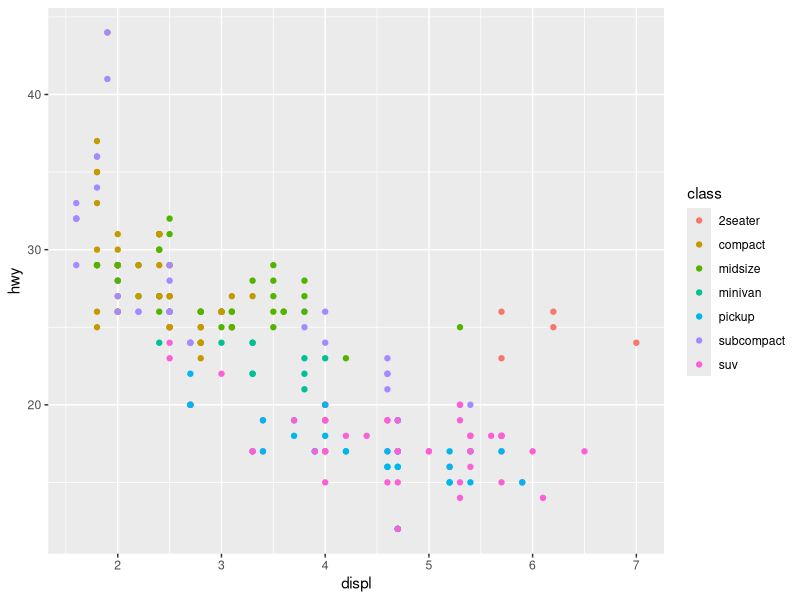
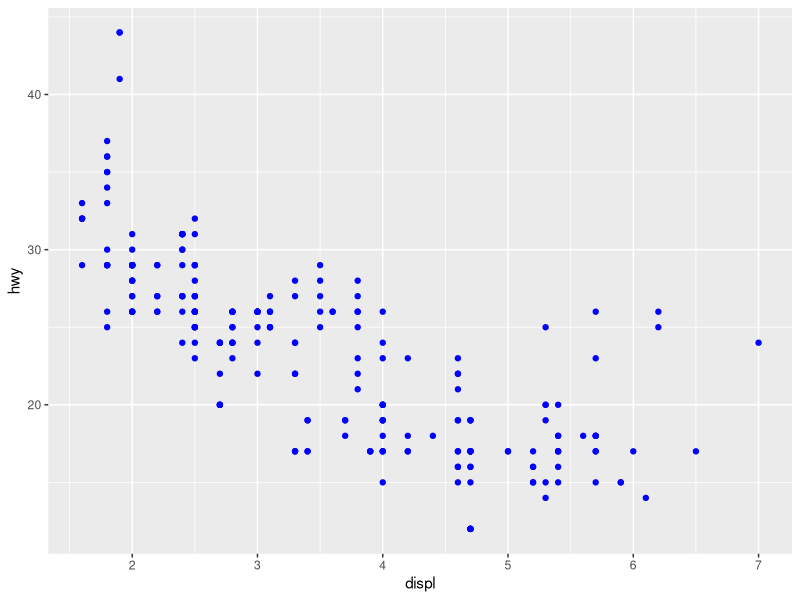
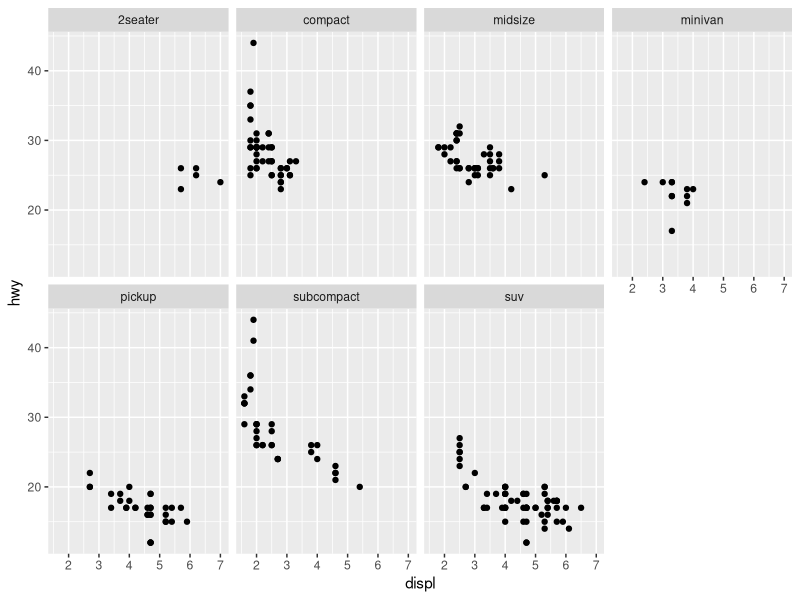
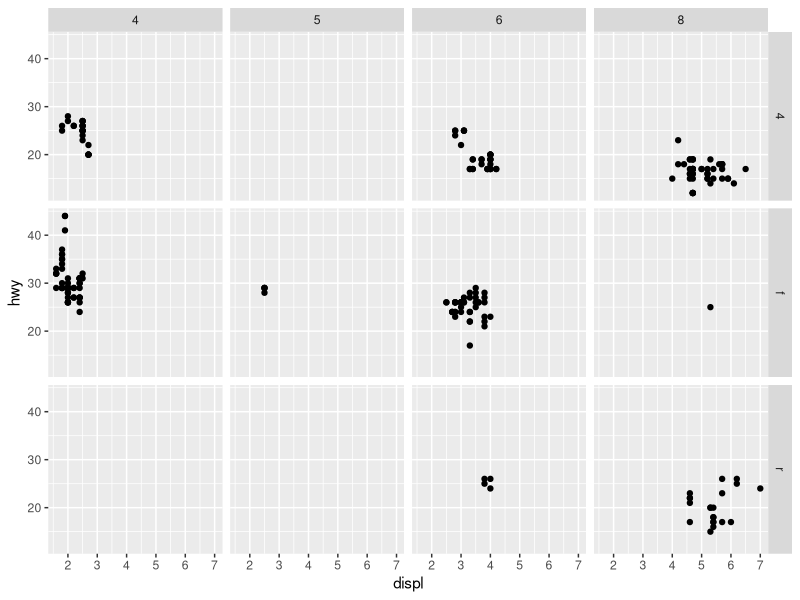
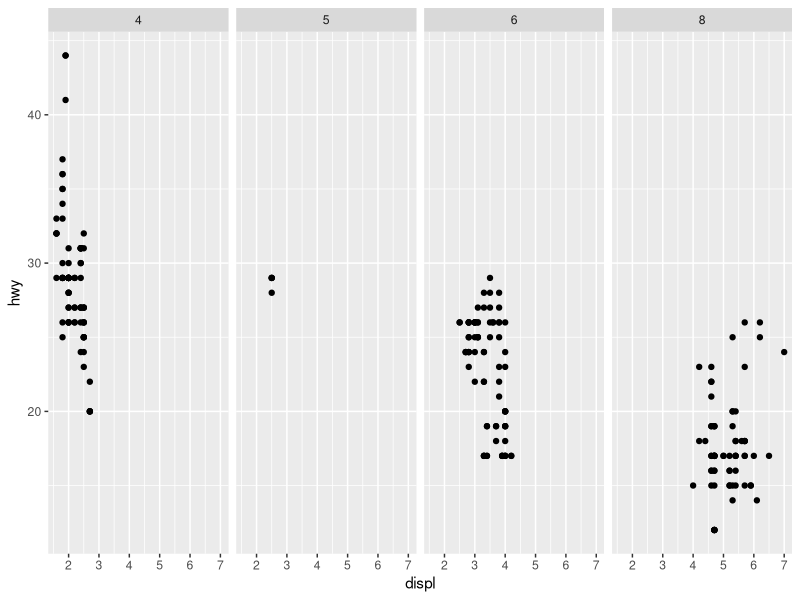
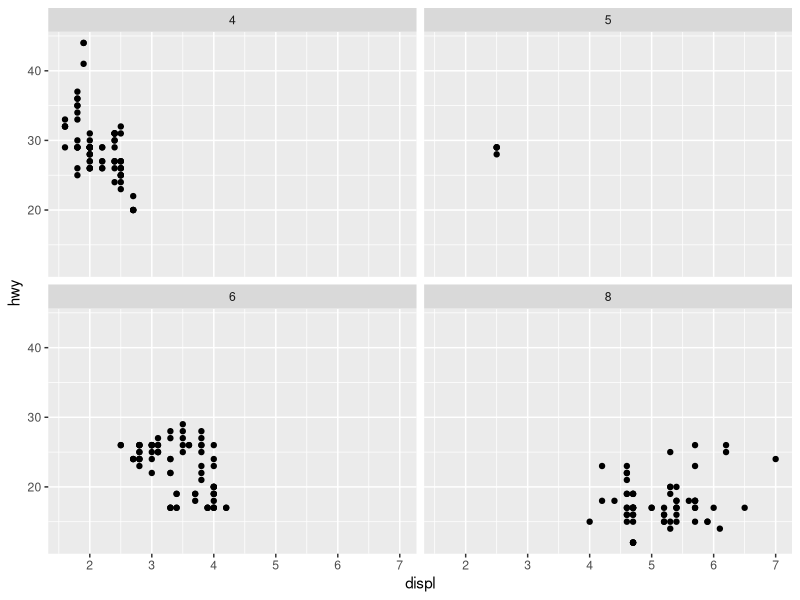
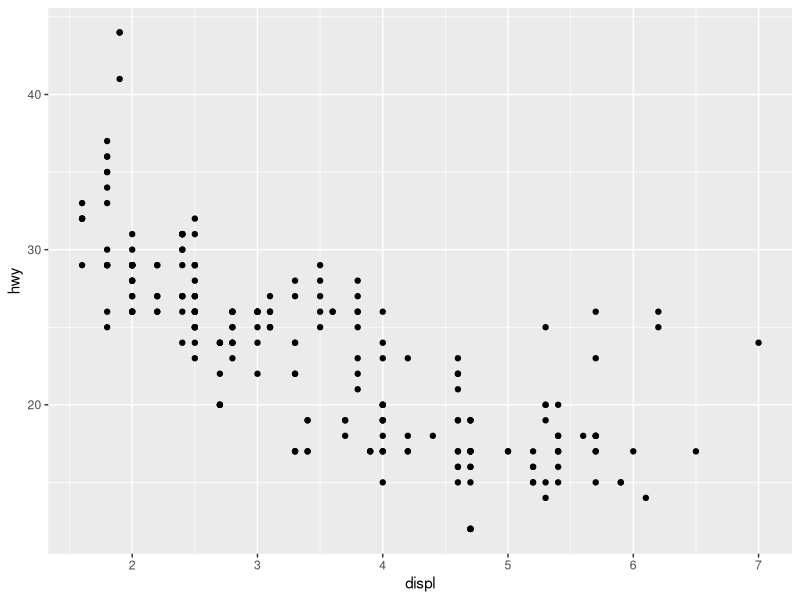
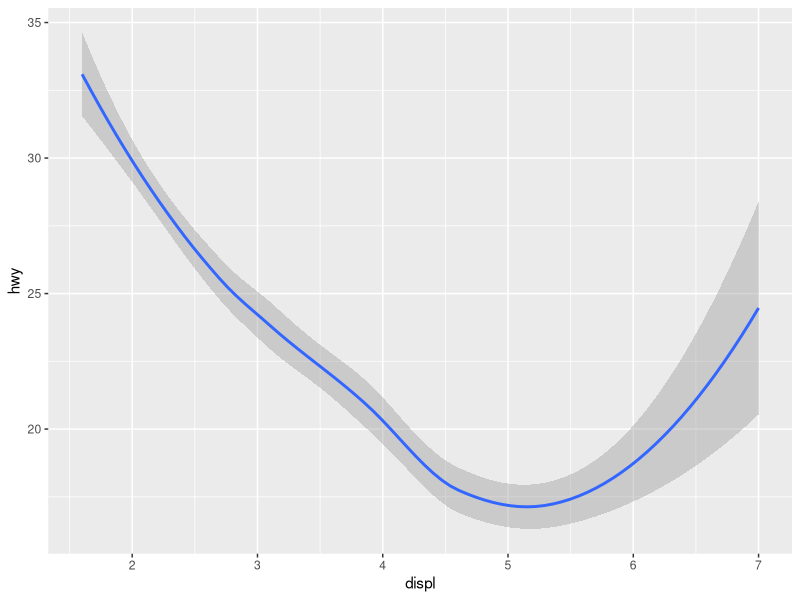

Recreate these plots in R, in order.
## ---- chunk 1
knitr::opts_chunk$set(echo = FALSE)
## ---- chunk 2
library(tidyverse)

# Engine size vs fuel efficiency
ggplot(data = mpg) +
  geom_point(mapping = aes(x=displ,y=hwy,color=class))
# cars with big engines use more fuel
# besides color there is alpha, size and shape
## ---- chunk 3
# All points same color, 'color' must be outside mapping
ggplot(data = mpg) +
  geom_point(mapping = aes(x=displ,y=hwy),color='blue')
## ---- chunk 4
# Same plor for every class
ggplot(data = mpg) + 
  geom_point(mapping = aes(x = displ, y = hwy)) + 
  facet_wrap(~ class, nrow = 2)
## ---- chunk 5
# Facet combination of two variables (discret)
ggplot(data = mpg) +
  geom_point(mapping = aes(x=displ,y=hwy)) +
  facet_grid(drv~cyl)
# Graph for each cyl and drv
## ---- chunk 6
# Face against one variable only (also discrete)
ggplot(data = mpg) +
  geom_point(mapping = aes(x=displ,y=hwy)) +
  facet_grid(.~cyl)
## ---- chunk 7
# Face wrap allows to use same axis for stacked plots
ggplot(data = mpg) + 
  geom_point(mapping = aes(x = displ, y = hwy)) + 
  facet_wrap(~ cyl, nrow = 2)
## ---- chunk 8
ggplot(data = mpg)+
  geom_point(mapping = aes(x=displ,y=hwy))
## ---- chunk 9
# Same plot as before but with different geom
ggplot(data = mpg)+
  geom_smooth(mapping = aes(x=displ,y=hwy))
## ---- chunk 10
# Two geoms in the same graph with local mapping
ggplot(data = mpg)+
  geom_smooth(mapping = aes(x=displ,y=hwy,linetype=drv,color=drv))+
  geom_point(mapping = aes(x=displ,y=hwy,color=drv))
## ---- chunk 11
# Same result using 'group' as 'linetype' but better
ggplot(data = mpg)+
  geom_smooth(mapping = aes(x=displ,y=hwy,group=drv,color=drv))
## ---- chunk 12
# Two geoms again with improvement
# To avoid code duplication, pass mapping to ggplot(), it will treat it as global
ggplot(data = mpg, mapping = aes(x=displ,y=hwy))+
  geom_point()+
  geom_smooth()
## ---- chunk 13
# Display different aesthetics in different layers
ggplot(data = mpg,mapping = aes(x=displ,y=hwy))+
  geom_point(mapping = aes(color=class))+
  geom_smooth()
## ---- chunk 14
# Same idea as before but with different data
ggplot(data = mpg,mapping = aes(x=displ,y=hwy))+
  geom_point(mapping = aes(color=class))+
  geom_smooth(data = filter(mpg, class=='subcompact'),se = F)
## ---- chunk 15
# Custom plot from exercises in book
ggplot(data = mpg, mapping = aes(x=displ,y=hwy))+
  geom_point(mapping = aes(color=drv))+
  geom_smooth(mapping = aes(linetype=drv),se = F)
## ---- chunk 16
# Using the diamonds dataset that comes with ggplot
ggplot(data = diamonds)+
  geom_bar(mapping = aes(x=cut))
## ---- chunk 17
# Can use geoms and stats interchangeably
# sasme plot with stat_count
ggplot(data = diamonds)+
  stat_count(mapping = aes(x=cut))
# every stat has a default geom and viceversa
## ---- chunk 18
# bar chart where the height is already present in the data
# change the stat from default (count) to identity
demo <- tribble(
  ~cut,         ~freq,
  "Fair",       1610,
  "Good",       4906,
  "Very Good",  12082,
  "Premium",    13791,
  "Ideal",      21551
)

ggplot(data = demo)+
  geom_bar(mapping = aes(x=cut,y=freq),stat = 'identity')
## ---- chunk 19
# override default aesthetics to proportion rather than count
ggplot(data = diamonds)+
  geom_bar(mapping = aes(x=cut,y=..prop..,group=1))
## ---- chunk 20
# summarise y values for each unique x value
ggplot(data = diamonds)+
  stat_summary(
    mapping = aes(x=cut,y=depth),
    fun.ymin = min,
    fun.ymax = max,
    fun.y = median
  )

## ---- chunk 21
# geom col is used also when the height of the bar is already present in the data set
ggplot(data = demo)+
geom_col(mapping = aes(x=cut,y=freq))
## ---- chunk 22
# color contour of plot
ggplot(data = diamonds)+
  geom_bar(mapping = aes(x=cut,color=cut))
## ---- chunk 23
# fill bars with color
ggplot(data = diamonds)+
  geom_bar(mapping = aes(x=cut,fill=cut))
## ---- chunk 24
# map the fill aesthetic to another variable different that the one being counted
ggplot(data = diamonds)+
  geom_bar(mapping = aes(x=cut,fill=clarity))
## ---- chunk 25
# using position='identity' needs transparency
ggplot(data = diamonds,mapping = aes(x=cut,fill=clarity))+
  geom_bar(alpha=1/5, position = 'identity')
## ---- chunk 26
# or no fill
ggplot(data = diamonds,mapping = aes(x=cut,color=clarity))+
  geom_bar(fill=NA,position = 'identity')
## ---- chunk 27
# position='fill' allows for stacked bars with same height, making it easier to compare proportions
ggplot(data = diamonds)+
  geom_bar(mapping = aes(x=cut,fill=clarity),position='fill')
## ---- chunk 28
# positon='dogde' places overlapping objects directly beside one another
ggplot(data = diamonds)+
  geom_bar(mapping = aes(x=cut,fill=clarity),position='dodge')
## ---- chunk 29
# Lastly, for overcoming the problem of overplotting in a scatterplot, it can be used position='jitter' to add a small amout of random noise to each point
ggplot(data = mpg)+
  geom_point(mapping = aes(x=displ,y=hwy),position = 'jitter')
# Allows for more revealing plots in large scale
## ---- chunk 30
# Default boxplot, discrete vs continous
ggplot(data = mpg,mapping = aes(x=class,y=hwy))+
  geom_boxplot()
## ---- chunk 31
# Flip coordinate system
ggplot(data = mpg,mapping = aes(x=class,y=hwy))+
  geom_boxplot()+
  coord_flip()
## ---- chunk 32
# Quick glance at spatial data
nz <- map_data('nz')

ggplot(data = nz,mapping = aes(x = long,y=lat,group=group))+
  geom_polygon(fill='white',color='black')
## ---- chunk 33
# coord_quickmap sets the aspect ratio correctly
# plus add colors

ggplot(data = nz,mapping = aes(x = long,y=lat,group=group))+
  geom_polygon(fill=nz$group,color='black') +
  coord_quickmap()
## ---- chunk 34
# Polar coordinates reveal a connection between a bar chart and a Coxcomb chart
bar <- ggplot(data = diamonds)+
  geom_bar(
    mapping = aes(x = cut,fill=cut),
    show.legend = F,
    width = 1
  ) +
  theme(aspect.ratio = 1) +
  labs(x=NULL,y=NULL)
## ---- chunk 35
# Bar chart with fipled coordinates
bar + coord_flip()
## ---- chunk 36
# Bar chart (Coxcomb?) with polar coordinates
bar + coord_polar()
## ---- chunk 37
# EXCERCISE
# Turn stacked bar chart into pie chart
# First the satcked bar chart
ggplot(data = diamonds)+
  geom_bar(mapping = aes(x = cut,fill=clarity))
## ---- chunk 38
# Attempt of pie chart from previous graph
ggplot(data = diamonds)+
  geom_bar(mapping = aes(x = cut,fill=clarity),position='fill')+
  coord_polar(theta = 'x')
## ---- chunk 39
# EXCERSISE
ggplot(data = mpg,mapping = aes(x = cty,y = hwy)) +
  geom_point()+
  geom_abline()+
  coord_fixed()

# The relation shows there is better mileage going through highways than within the city
# Coord_fixecd sets a better aspect ratio
  
